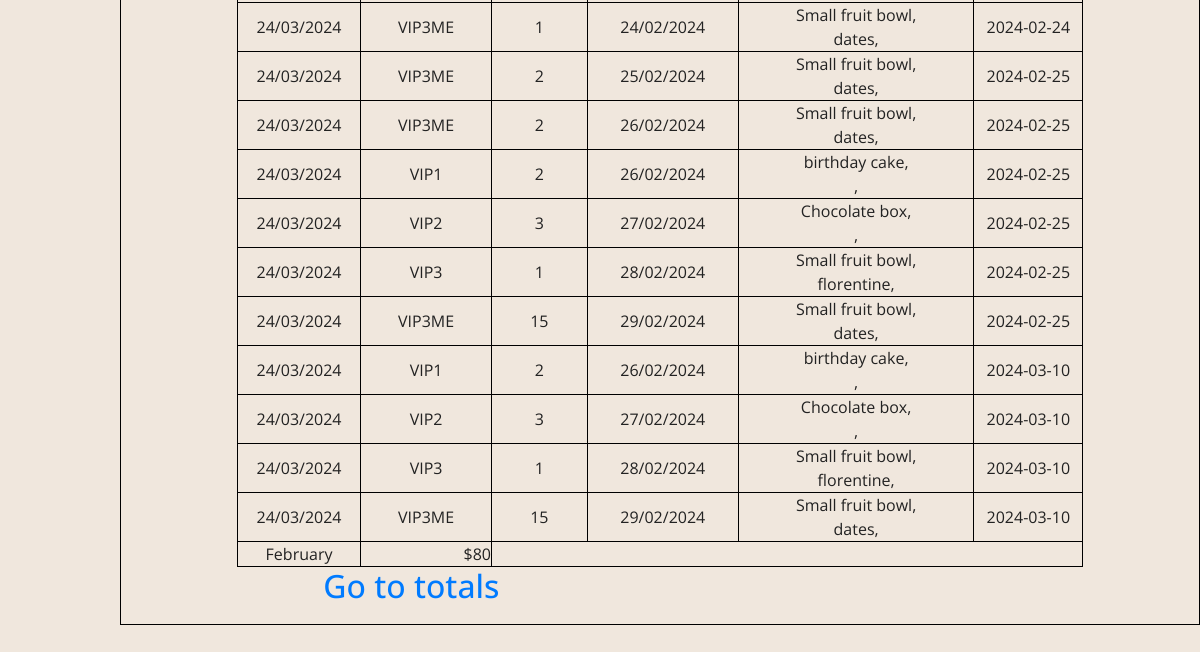
The page /months/February (lower part) on the database as committed earlier.
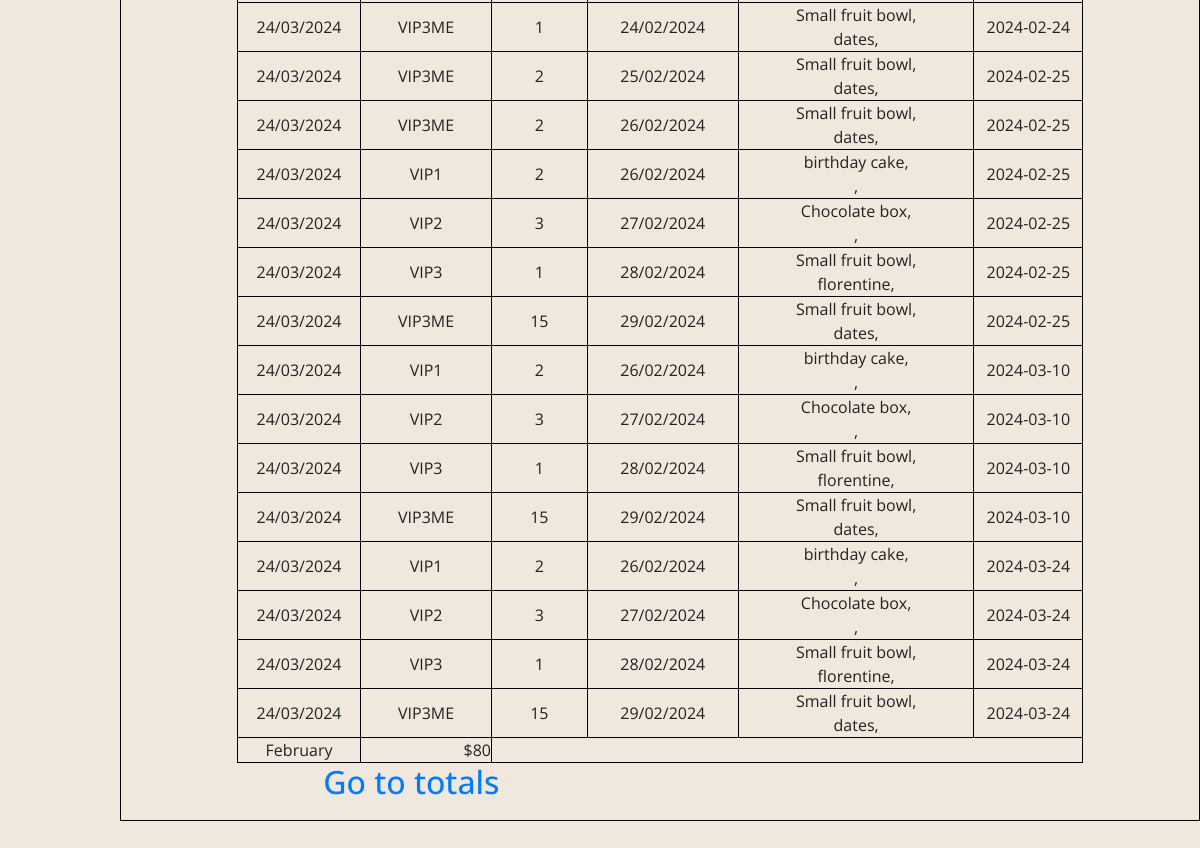
The same page on the database as committed later.
### calc/models.py (models this page shows, shortened)
class Amenities_CSV(models.Model):
    big_id = models.BigAutoField(primary_key=True)
    date = models.CharField(max_length=200)
    day_of_week = models.CharField(max_length= 200)
    amenity_code = models.CharField(max_length=150)
    iventory = models.CharField(max_length=200, default= 100)
    reserved = models.CharField(max_length=200, default= 0)
    date_of_input = models.DateField(auto_now_add=True)

### calc/views.py (the view)
# urls.py: path('months/<str:month>', views.month, name='month'),
def month(request, month):
    new_data = []
    cont = 0
    cont1 = 0
    ENTRY
    special_ameninty = Spacial_Amenities.objects.all()
    for s in special_ameninty:
        date_str = str(s.arrival_date)
        s_dobj = dt.datetime.strptime(date_str, '%Y-%m-%d').date()
        s_month = s_dobj.strftime('%B')
        if month == s_month:
            new_data.append({'arrival_date': s.arrival_date,
                            'day_name': s.day_of_week,
                            'amenity_code': s.amenity_code,
                            'fruit_amenity': s.amenity_type,
                            'dessert_amenity': '',
                            'dessert_amenity1': '',
                            'iventory': 'iventory',
                            'reserved': s.amenity_amount,
                            'input_date': date_str,
                            'today_date': time.strftime('%d'+'/'+'%m'+'/'+'%Y')})
            cont = cont + 1
    for d in ENTRY:
        date_obj = dt.datetime.strptime(d.date, '%d/%m/%Y')
        ent_month = date_obj.strftime('%B')
        if month == ent_month:
            for key, item in CODE_AMENITY.items():
                if d.amenity_code == key:
                    input_date = str(d.date_of_input)
                    new_data.append({'arrival_date': d.date,
                            'day_name': d.day_of_week,
                            'amenity_code': d.amenity_code,
                            'fruit_amenity': item[0],
                            'dessert_amenity': item[1],
                            'dessert_amenity1': item[2],
                            'iventory': d.iventory,
                            'reserved': d.reserved,
                            'input_date': input_date,
                            'today_date': time.strftime('%d'+'/'+'%m'+'/'+'%Y')})
                    cont = cont + 1
    for i  in new_data:
        for j, m in i.items():
            if j == 'reserved':
                if int(m) == 0 or m == '0':
                    new_data.remove(i)
                    cont1 = cont1 + 1
    return render(request, 'calc/arch-month.html', {
        'data': new_data,
        'month': month
    })

### calc/templates/calc/arch-month.html (shortened to what this page needs)
{% extends "calc/base.html" %}
{% load static %}
{% block style %}
<link rel="stylesheet" href="/static/style/arch-month.css">
{% endblock %}
{% block body %}
<div class="item-container">
<table style="width:80%" id="table">
    {% for d in data %}
        {% if d.reserved != '0' %}
            <tr id="lines">
                <td><p>{{d.today_date}}</p></td>
                <td >{{d.amenity_code}}</td>
                <td class="reserved">{{d.reserved}}</td>
                <td>{{d.arrival_date}}</td>
                <td class="amenities">{{d.fruit_amenity}},<br>{{ d.dessert_amenity}},<br>{{d.dessert_amenity1}}</td>
                <td>{{d.input_date}}</td>
            </tr>
        {% endif %}
    {% endfor %}
    <tr>
      <td>February</td>
      <td style="text-align:right">$80</td>
    </tr>
  </table>
  <h2 class="goTotals"><a class="goTotals" href="{% url 'calc:total' month %}">Go to totals</a></h2>
</div>
{% endblock %}

Rows that differ between the two databases and show on the page:
added Amenities_CSV: amenity_code "VIP1", arrival_date "26/02/2024"
added Amenities_CSV: amenity_code "VIP2", arrival_date "27/02/2024"
added Amenities_CSV: amenity_code "VIP3", arrival_date "28/02/2024"
added Amenities_CSV: amenity_code "VIP3ME", reserved "15", arrival_date "29/02/2024"
Other text that changed with them:
new list line: "24/03/2024 2 birthday cake , , 2024-03-24"
new list line: "24/03/2024 3 Chocolate box , , 2024-03-24"
new list line: "24/03/2024 1 Small fruit bowl , florentine , 2024-03-24"
new list line: "24/03/2024 Small fruit bowl , dates , 2024-03-24"
